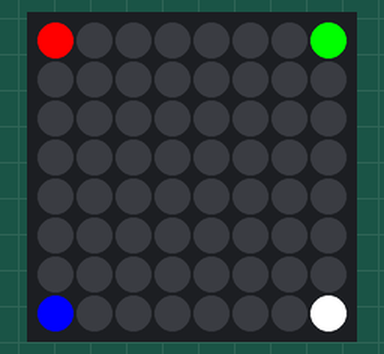
This program was run on a simulated Raspberry Pi Pico running MicroPython. Shown: 8×8 RGB LED matrix (first LED top left, wired row by row, every second row reversed). At 0.0 s the program stops and its outputs stay as they are.

Above: at 0.1 s.

The program:

10-write-pixel.py
```python
from machine import Pin
from neopixel import NeoPixel
from utime import sleep

NEOPIXEL_PIN = 6
ROWS = 8
COLS = 8
NUMBER_PIXELS = ROWS * COLS

strip = NeoPixel(machine.Pin(NEOPIXEL_PIN), NUMBER_PIXELS)
# Allocate memory for the NeoPixel matrix
matrix = NeoPixel(Pin(NEOPIXEL_PIN), NUMBER_PIXELS)

# (0,0) is at the lower left
def write_pixel(x, y, value):
    if y >= 0 and y < ROWS and x >=0 and x < COLS:
        # odd count rows 1, 3, 5 the wire goes from bottum
        if y % 2:
            strip[(y+1)*ROWS - x - 1] = value
        else: # even count rows, 0, 2, 4 the wire goes from the top down up
            strip[y*ROWS + x] = value

# draw four colors at each corner of the matrix
write_pixel(0, 0, (255, 0, 0)) # draw a red pixel at the top left corner
write_pixel(7, 0, (0, 255, 0)) # draw a green pixel at the lower right
write_pixel(0, 7, (0, 0, 255)) # draw a blue pixel at the top left corner
write_pixel(7, 7, (255, 255, 255)) # draw a white pixel at the upper right corner
strip.write()
```
